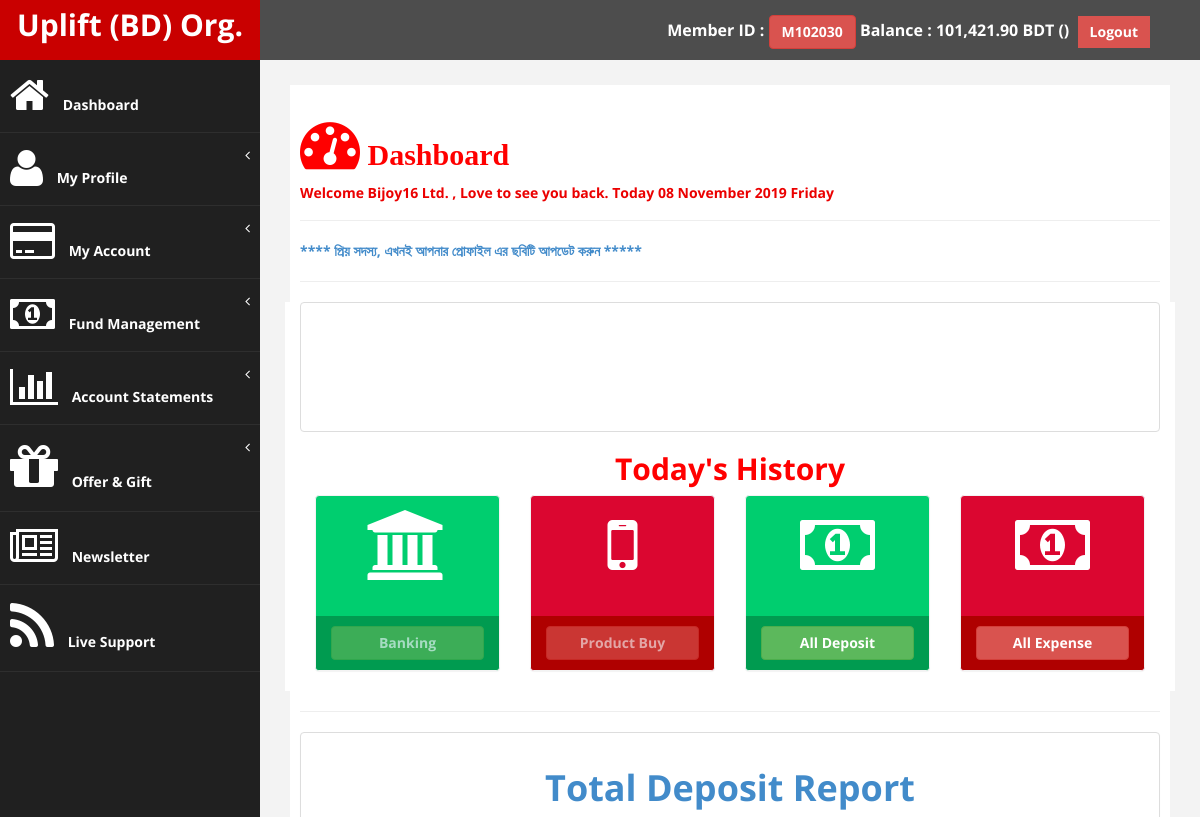
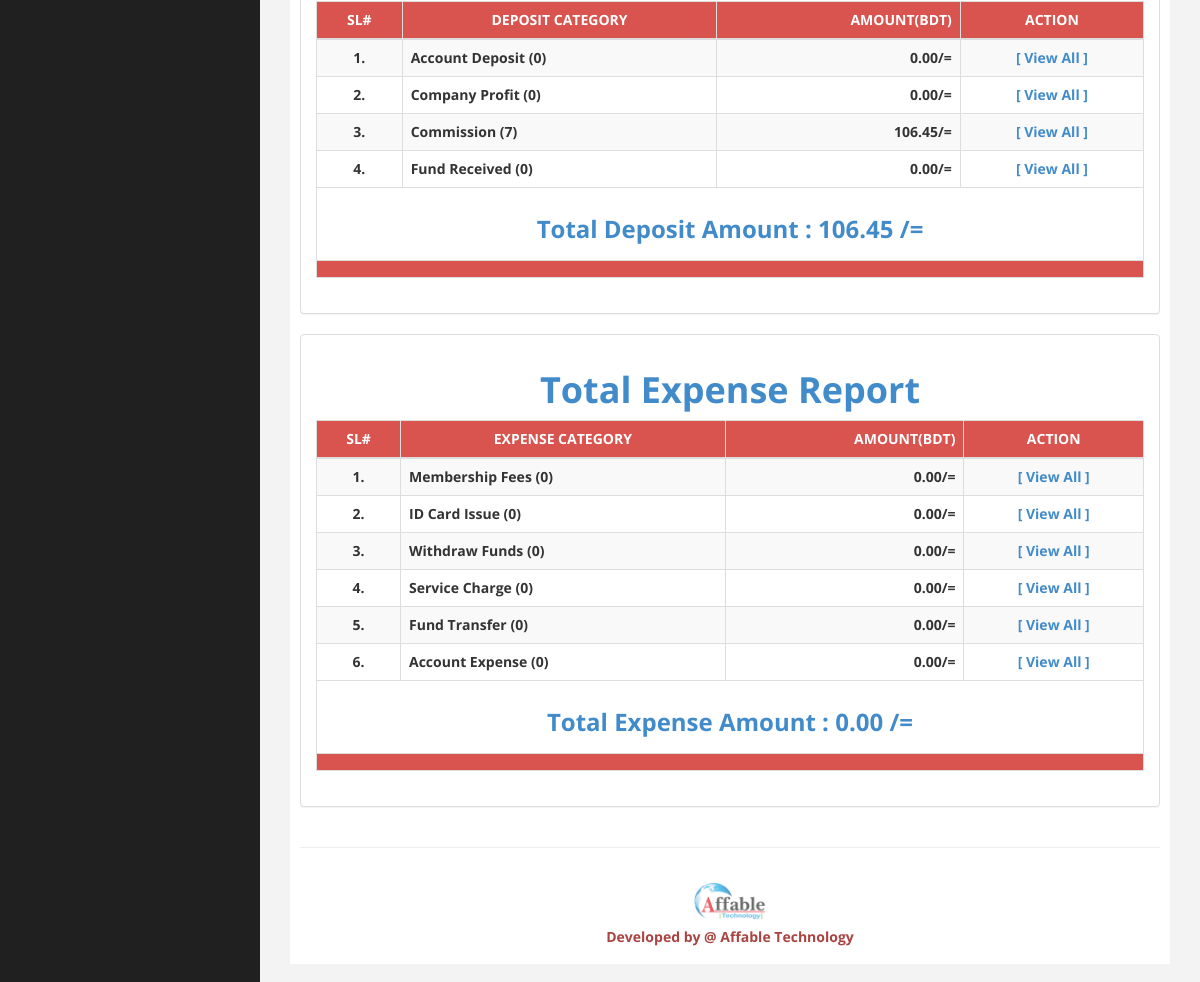
/up_user/cpanel.php (signed in), run on the app's committed database (2 pictures, top to bottom).
### tables this page shows
CREATE TABLE `tbl_users_info` (
  `u_id` int(11) NOT NULL,
  `u_userid` varchar(100) NOT NULL,
  `u_name` varchar(100) NOT NULL,
  `u_sponsor_id` int(11) NOT NULL,
  `u_placement_id` int(11) NOT NULL,
  `u_branch_id` int(11) NOT NULL,
  `u_nid` varchar(100) NOT NULL,
  `u_dob` date NOT NULL,
  `u_type` int(11) NOT NULL,
  `u_pv_value` decimal(10,2) NOT NULL,
  `u_balance` decimal(13,2) NOT NULL,
  `u_contact` varchar(20) NOT NULL,
  `u_password` varchar(255) NOT NULL,
  `u_tpin` int(11) NOT NULL,
  `u_reg_date` date NOT NULL,
  `u_reg_time` time NOT NULL,
  `u_picture` varchar(100) NOT NULL,
  `u_image` blob NOT NULL,
  `u_token` varchar(255) NOT NULL,
  `u_verify` int(11) NOT NULL,
  `u_status` int(11) NOT NULL,
  `u_agent` int(11) NOT NULL,
  `u_admin` int(11) NOT NULL,
  `u_employee` int(11) NOT NULL
);

CREATE TABLE `tbl_newsletter` (
  `ecn_id` int(11) NOT NULL,
  `ecn_date` date NOT NULL,
  `ecn_title` varchar(255) NOT NULL,
  `ecn_body` text NOT NULL,
  `ecn_type` int(11) NOT NULL DEFAULT '1',
  `ecn_status` int(11) NOT NULL,
  `ecn_branch` int(11) NOT NULL,
  `ecn_admin` int(11) NOT NULL,
  `ecn_employee` int(11) NOT NULL
);

CREATE TABLE `tbl_deposit_category` (
  `dc_id` int(11) NOT NULL,
  `dc_name` varchar(100) NOT NULL,
  `dc_status` int(11) NOT NULL
);

CREATE TABLE `tbl_expense_category` (
  `ec_id` int(11) NOT NULL,
  `ec_name` varchar(100) NOT NULL,
  `ec_status` int(11) NOT NULL
);

### up_user/includes/common.php (called while the page is built, shortened)
<?php
$WebsiteSiteName="Uplift (BD) Org.";
?>

### up_user/includes/fn_users.php (called while the page is built, shortened)
<?php
function get_user_info_by_id($user_id){
    $var = array();
    global $connection;
    $results = mysqli_query($connection,"SELECT * FROM tbl_users_info WHERE u_id ='".$user_id."'");
    if($results){
        $var = mysqli_fetch_array($results);
    }
    return $var;
}
?>

### up_user/includes/functions.php (called while the page is built, shortened)
<?php
include './includes/common.php';
include './includes/dbconnect.php';
include './includes/fn_expense.php';
include './includes/fn_deposit.php';
include './includes/fn_users.php';
function get_newsletter_by_status($ecn_status){
    $var = array();
    global $connection;
    mysqli_query($connection,'SET character_set_results=utf8');
    $results = mysqli_query($connection,"SELECT * FROM tbl_newsletter WHERE ecn_status='".$ecn_status."' ORDER BY ecn_id DESC");
    if($results){
        while($row = mysqli_fetch_array($results)){
            $var[] = $row;
        }
    }else{
        echo mysqli_error();
    }
    return $var;
}
?>

### up_user/includes/fn_deposit.php (called while the page is built, shortened)
<?php
function get_all_deposit_category(){
    $var = array();
    global $connection;
    $results = mysqli_query($connection,"SELECT * FROM tbl_deposit_category");
    if($results){
        while($row = mysqli_fetch_array($results)){
            $var[] = $row;
        }
    }else{
        echo mysqli_error();
    }
    return $var;
}
function get_all_deposit_history_by_user_id_and_dep_category($user_id,$dep_category){
    $var = array();
    global $connection;
    $results = mysqli_query($connection,"SELECT * FROM tbl_deposit_history WHERE dep_user='".$user_id."' AND dep_category='".$dep_category."' ORDER BY dep_id DESC");
    if($results){
        while($row = mysqli_fetch_array($results)){
            $var[] = $row;
        }
    }else{
        echo mysqli_error();
    }
    return $var;
}
?>

### up_user/includes/fn_expense.php (called while the page is built, shortened)
<?php
function get_all_expense_category(){
    $var = array();
    global $connection;
    $results = mysqli_query($connection,"SELECT * FROM tbl_expense_category");
    if($results){
        while($row = mysqli_fetch_array($results)){
            $var[] = $row;
        }
    }else{
        echo mysqli_error();
    }
    return $var;
}
function get_all_expense_history_by_user_id_and_ex_category($user_id,$ex_category){
    $var = array();
    global $connection;
    $results = mysqli_query($connection,"SELECT * FROM tbl_expense_history WHERE ex_user='".$user_id."' AND ex_category='".$ex_category."' ORDER BY ex_id DESC");
    return $var;
}
?>

### up_user/cpanel.php (the view, shortened to what this page needs)
<?php
if(!isset($_SESSION['user'])){
header("Location: login.php");
}else{
include './includes/functions.php';
$user_id = $_SESSION['user']['u_id'];
$user_info = get_user_info_by_id($user_id);
$ecn_status='2';
$hot_news = get_newsletter_by_status($ecn_status);
?>
<!DOCTYPE html>
<html xmlns="http://www.w3.org/1999/xhtml">
<head>
    <link href="assets/css/bootstrap.css" rel="stylesheet" />
    <link href="assets/css/font-awesome.css" rel="stylesheet" />
    <link href="assets/js/morris/morris-0.4.3.min.css" rel="stylesheet" />
    <link href="assets/css/custom.css" rel="stylesheet" />
</head>
<body>
<div id="wrapper">
        <?php include './navtop.php'; ?>
        <?php include './navside.php'; ?>
        <div id="page-wrapper" >
            <div id="page-inner">
                <div class="row">
                    <div class="col-md-12">
                        <h2 style="font-family: Showcard Gothic;"><b><i class="fa fa-dashboard fa-2x"></i> Dashboard</b></h2>
                        <h5><b style="color: #EB0000;">Welcome <?php echo $user_info['u_name']; ?> , Love to see you back. Today <?php echo date("d F Y l"); ?></b></h5>
                        <hr/>
                        <div>
                            <marquee>
                                <?php
                                foreach ($hot_news as $news){
                                ?>
                                <a style="text-decoration: none;" href=""><b><?php echo $news['ecn_body']; ?></b></a>
                                <?php } ?>
                            </marquee>
                        </div>
                    </div>
                </div>
                  <hr />
                <div class="row btn-default">
                    <div class="col-md-12">
                        <img class="img img-thumbnail" src="assets/img/timeline.png" />
                        <h2 class="text-center"><b>Today's History</b></h2>
                        <div class="col-md-3 col-sm-6 col-xs-6">
                            <div class="panel panel-primary text-center no-boder bg-color-green">
                                <div class="panel-body">
                                    <i class="fa fa-bank fa-5x"></i>
                                </div>
                                <div class="panel-footer back-footer-green">
                                    <a class="btn btn-success btn-block disabled" href="mbanking.php" ><b>Banking</b></a>
                                </div>
                            </div>
                        </div>
                        <div class="col-md-3 col-sm-6 col-xs-6">
                            <div class="panel panel-primary text-center no-boder bg-color-red">
                                <div class="panel-body">
                                    <i class="fa fa-mobile fa-5x"></i>
                                </div>
                                <div class="panel-footer back-footer-red">
                                    <a class="btn btn-danger btn-block disabled" href="" ><b>Product Buy</b></a>
                                </div>
                           </div>
                        </div>
                        <div class="col-md-3 col-sm-6 col-xs-6">
                            <div class="panel panel-primary text-center no-boder bg-color-green">
                                <div class="panel-body">
                                    <i class="fa fa-money fa-5x"></i>
                                </div>
                                <div class="panel-footer back-footer-green">
                                    <a class="btn btn-success btn-block" href="deposit_history.php?today" ><b>All Deposit</b></a>
                                </div>
                            </div>
                        </div>
                        <div class="col-md-3 col-sm-6 col-xs-6">
                            <div class="panel panel-primary text-center no-boder bg-color-red">
                                <div class="panel-body">
                                    <i class="fa fa-money fa-5x"></i>
                                </div>
                                <div class="panel-footer back-footer-red">
                                    <a class="btn btn-danger btn-block" href="expense_history.php" ><b>All Expense</b></a>
                                </div>
                            </div>
                        </div>
                    </div>
                </div>
                <hr />
                <div class="row" >
                    <div class="col-md-12 col-sm-12 col-xs-12">
                        <div class="panel panel-default btn-default">
                            <div class="panel-body">
                                <h1 class="text-center text-primary"><b>Total Deposit Report</b></h1>
                                <div class="table-responsive">
                                    <table class="table table-striped table-bordered table-hover text-center">
                                        <thead>
                                            <tr class="btn-danger">
                                                <td><b>SL#</b></td>
                                                <td><b>DEPOSIT CATEGORY</b></td>
                                                <td class="text-right"><b>AMOUNT(BDT)</b></td>
                                                <td><b>ACTION</b></td>
                                            </tr>
                                        </thead>
                                        <tbody>
                                            <?php
                                            $i=1;
                                            $total_dep_amount = 0;
                                            $deposit_category= get_all_deposit_category();
                                            foreach ($deposit_category as $deposit_cat){
                                                $dep_amount = 0;
                                                $user_deposit_history = get_all_deposit_history_by_user_id_and_dep_category($user_id, $deposit_cat['dc_id']);
                                                foreach ($user_deposit_history as $user_deposit){
                                                    $dep_amount=$dep_amount+$user_deposit['dep_amount'];
                                                }
                                            ?>
                                            <tr>
                                                <td><b><?php echo $i; ?>.</b></td>
                                                <td class="text-left"><b><?php echo $deposit_cat['dc_name'].' ('. count($user_deposit_history).')'; ?></b></td>
                                                <td class="text-right"><b><?php echo number_format($dep_amount,2); ?>/=</b></td>
                                                <td><a href="deposit_history.php?dep_cat=<?php echo $deposit_cat['dc_id']; ?>"><b>[ View All ]</b></a></td>
                                            </tr>
                                            <?php
                                            $i++ ;
                                            $total_dep_amount=$total_dep_amount+$dep_amount;
                                            } ?>
                                        </tbody>
                                        <tfoot>
                                            <tr>
                                                <td colspan="4">
                                                    <h3><b class="text-primary">Total Deposit Amount : <?php echo number_format($total_dep_amount,2); ?> /=</b></h3>
                                                </td>
                                            </tr>
                                            <tr class="btn-danger">
                                                <td colspan="4"></td>
                                            </tr>
                                        </tfoot>
                                    </table>
                                </div>
                            </div>
                        </div>
                    <div class="panel panel-default btn-default">
                        <div class="panel-body">
                            <h1 class="text-center text-primary"><b>Total Expense Report</b></h1>
                            <div class="table-responsive">
                                <table class="table table-striped table-bordered table-hover text-center">
                                    <thead>
                                        <tr class="btn-danger">
                                            <td><b>SL#</b></td>
                                            <td><b>EXPENSE CATEGORY</b></td>
                                            <td class="text-right"><b>AMOUNT(BDT)</b></td>
                                            <td><b>ACTION</b></td>
                                        </tr>
                                    </thead>
                                    <tbody>
                                        <?php
                                        $i=1;
                                        $total_expence_amount = 0;
                                        $expense_category=get_all_expense_category();
                                        foreach ($expense_category as $expense_cat){
                                            $expence_amount = 0;
                                            $user_expense_history = get_all_expense_history_by_user_id_and_ex_category($user_id, $expense_cat['ec_id']);
                                        ?>
                                        <tr>
                                            <td><b><?php echo $i; ?>.</b></td>
                                            <td class="text-left"><b><?php echo $expense_cat['ec_name'].' ('. count($user_expense_history).')'; ?></b></td>
                                            <td class="text-right"><b><?php echo number_format($expence_amount,2); ?>/=</b></td>
                                            <td><a href="expense_history.php?ex_cat=<?php echo $expense_cat['ec_id']; ?>"><b>[ View All ]</b></a></td>
                                        </tr>
                                        <?php
                                        $i++ ;
                                        $total_expence_amount=$total_expence_amount+$expence_amount;
                                        } ?>
                                    </tbody>
                                    <tfoot>
                                        <tr>
                                            <td colspan="4">
                                                <h3><b class="text-primary">Total Expense Amount : <?php echo number_format($total_expence_amount,2); ?> /=</b></h3>
                                            </td>
                                        </tr>
                                        <tr class="btn-danger">
                                            <td colspan="4"></td>
                                        </tr>
                                    </tfoot>
                                </table>
                            </div>
                        </div>
                    </div>
                    </div>
                </div>
                 <hr />
                 <?php include './footer.php'; ?>
        </div>
            </div>
        </div>
</body>
</html>
<?php } ?>

### up_user/navtop.php (shortened to what this page needs)
<nav class="navbar navbar-default navbar-cls-top " role="navigation" style="margin-bottom: 0">
    <div class="navbar-header">
        <a class="navbar-brand" href="cpanel.php"><?php echo '<b>'.$WebsiteSiteName.'</b>'; ?></a>
    </div>
    <div style="color: white;padding: 15px 50px 5px 50px;float: right;font-size: 16px;">
        <b>Member ID : <a href="profile.php" class="btn btn-danger"><b><?php echo $user_info['u_userid']; ?></b></a>
            Balance :
            <?php
            $u_balance=$user_info['u_balance'];
            echo number_format($u_balance,2); ?> BDT (<?php echo $user_branch['br_name']; ?>)</b>&nbsp;
            <a href="logout.php" class="btn btn-danger square-btn-adjust"><b>Logout</b></a>
    </div>
</nav>

### data on the page
tbl_users_info: u_userid "M102030", u_balance "101,421.90", u_name "Bijoy16 Ltd."
tbl_newsletter: ecn_body "**** প্রিয় সদস্য, এখনই আপনার প্রোফাইল এর ছবিটি আপডেট করুন *****"
tbl_deposit_category: dc_name "Account Deposit", count($user_deposit_history) "0", dep_amount "0.00"
tbl_deposit_category: dc_name "Company Profit", count($user_deposit_history) "0", dep_amount "0.00"
tbl_deposit_category: dc_name "Commission", count($user_deposit_history) "7", dep_amount "106.45"
tbl_deposit_category: dc_name "Fund Received", count($user_deposit_history) "0", dep_amount "0.00"
tbl_expense_category: ec_name "Membership Fees", count($user_expense_history) "0", expence_amount "0.00"
tbl_expense_category: ec_name "ID Card Issue", count($user_expense_history) "0", expence_amount "0.00"
tbl_expense_category: ec_name "Withdraw Funds", count($user_expense_history) "0", expence_amount "0.00"
tbl_expense_category: ec_name "Service Charge", count($user_expense_history) "0", expence_amount "0.00"
tbl_expense_category: ec_name "Fund Transfer", count($user_expense_history) "0", expence_amount "0.00"
tbl_expense_category: ec_name "Account Expense", count($user_expense_history) "0", expence_amount "0.00"

### other printed values
$WebsiteSiteName "Uplift (BD) Org."
$total_dep_amount "106.45"
$total_expence_amount "0.00"
$developer "Affable Technology"
